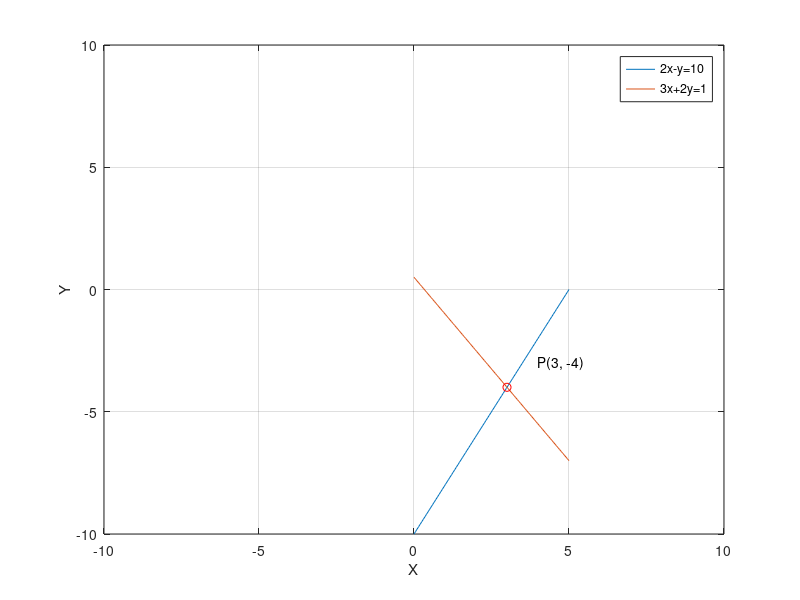

Write MATLAB code to recreate this figure.
xmin = 0;
xmax = 5;
nx = 100;
range = 10;

x = linspace(xmin, xmax, nx);
y1 = 2 * x - 10;
plot(x, y1);

y2 = (-3 * x + 1) / 2;
hold on
  plot(x, y2);
hold off

params = [2, -1; 3, 2];
b = [10; 1];
intersect = params \ b;
hold on 
  plot(intersect(1, :), intersect(2, :), 'ro');
  text(intersect(1, 1) + 1, intersect(2, 1) + 1, ['P(', num2str(intersect(1, 1)), ', ', num2str(intersect(2, 1)), ')']);
hold off

xlabel('X');
ylabel('Y');
legend('2x-y=10', '3x+2y=1'); 
axis([-range, range, -range, range]);
grid on;